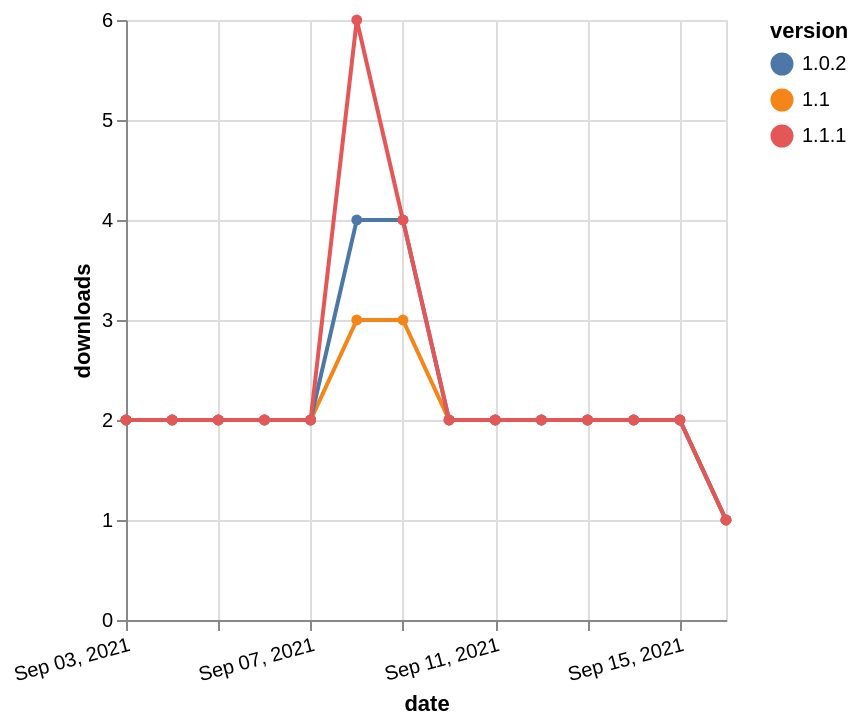

The specification (Vega-Lite) saved for this image:
### Vega-Lite specification from a JSON file in a GitHub repository (floating-point values rounded to 4 significant figures)
{"$schema": "https://vega.github.io/schema/vega-lite/v5.json", "description": "A simple bar chart with embedded data.", "data": {"values": [{"date": "2021-09-03", "total": 348, "delta": 2, "version": "1.1"}, {"date": "2021-09-04", "total": 350, "delta": 2, "version": "1.1"}, {"date": "2021-09-05", "total": 352, "delta": 2, "version": "1.1"}, {"date": "2021-09-06", "total": 354, "delta": 2, "version": "1.1"}, {"date": "2021-09-07", "total": 356, "delta": 2, "version": "1.1"}, {"date": "2021-09-08", "total": 359, "delta": 3, "version": "1.1"}, {"date": "2021-09-09", "total": 362, "delta": 3, "version": "1.1"}, {"date": "2021-09-10", "total": 364, "delta": 2, "version": "1.1"}, {"date": "2021-09-11", "total": 366, "delta": 2, "version": "1.1"}, {"date": "2021-09-12", "total": 368, "delta": 2, "version": "1.1"}, {"date": "2021-09-13", "total": 370, "delta": 2, "version": "1.1"}, {"date": "2021-09-14", "total": 372, "delta": 2, "version": "1.1"}, {"date": "2021-09-15", "total": 374, "delta": 2, "version": "1.1"}, {"date": "2021-09-16", "total": 375, "delta": 1, "version": "1.1"}, {"date": "2021-09-03", "total": 411, "delta": 2, "version": "1.0.2"}, {"date": "2021-09-04", "total": 413, "delta": 2, "version": "1.0.2"}, {"date": "2021-09-05", "total": 415, "delta": 2, "version": "1.0.2"}, {"date": "2021-09-06", "total": 417, "delta": 2, "version": "1.0.2"}, {"date": "2021-09-07", "total": 419, "delta": 2, "version": "1.0.2"}, {"date": "2021-09-08", "total": 423, "delta": 4, "version": "1.0.2"}, {"date": "2021-09-09", "total": 427, "delta": 4, "version": "1.0.2"}, {"date": "2021-09-10", "total": 429, "delta": 2, "version": "1.0.2"}, {"date": "2021-09-11", "total": 431, "delta": 2, "version": "1.0.2"}, {"date": "2021-09-12", "total": 433, "delta": 2, "version": "1.0.2"}, {"date": "2021-09-13", "total": 435, "delta": 2, "version": "1.0.2"}, {"date": "2021-09-14", "total": 437, "delta": 2, "version": "1.0.2"}, {"date": "2021-09-15", "total": 439, "delta": 2, "version": "1.0.2"}, {"date": "2021-09-16", "total": 440, "delta": 1, "version": "1.0.2"}, {"date": "2021-09-03", "total": 379, "delta": 2, "version": "1.1.1"}, {"date": "2021-09-04", "total": 381, "delta": 2, "version": "1.1.1"}, {"date": "2021-09-05", "total": 383, "delta": 2, "version": "1.1.1"}, {"date": "2021-09-06", "total": 385, "delta": 2, "version": "1.1.1"}, {"date": "2021-09-07", "total": 387, "delta": 2, "version": "1.1.1"}, {"date": "2021-09-08", "total": 393, "delta": 6, "version": "1.1.1"}, {"date": "2021-09-09", "total": 397, "delta": 4, "version": "1.1.1"}, {"date": "2021-09-10", "total": 399, "delta": 2, "version": "1.1.1"}, {"date": "2021-09-11", "total": 401, "delta": 2, "version": "1.1.1"}, {"date": "2021-09-12", "total": 403, "delta": 2, "version": "1.1.1"}, {"date": "2021-09-13", "total": 405, "delta": 2, "version": "1.1.1"}, {"date": "2021-09-14", "total": 407, "delta": 2, "version": "1.1.1"}, {"date": "2021-09-15", "total": 409, "delta": 2, "version": "1.1.1"}, {"date": "2021-09-16", "total": 410, "delta": 1, "version": "1.1.1"}]}, "width": "container", "mark": {"type": "line", "point": {"filled": true}}, "encoding": {"x": {"field": "date", "type": "temporal", "timeUnit": "yearmonthdate", "title": "date", "axis": {"labelAngle": -15}}, "y": {"field": "delta", "type": "quantitative", "title": "downloads"}, "color": {"field": "version", "type": "nominal"}, "tooltip": {"field": "delta"}}}
